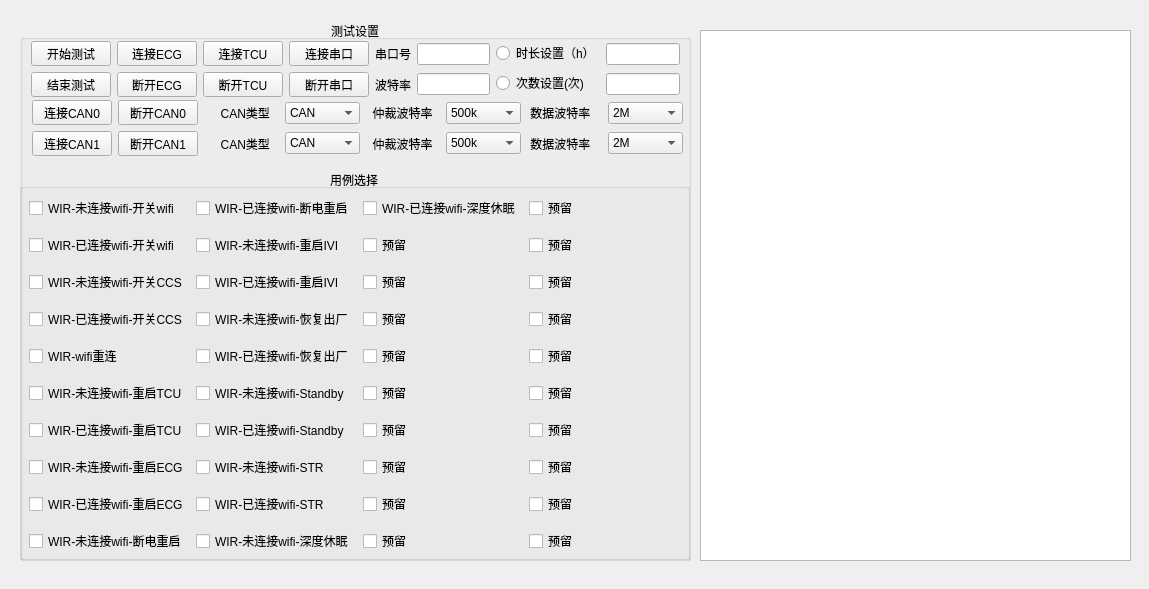
       <widget class="QWidget" name="scrollAreaWidgetContents_2">
        <property name="geometry">
         <rect>
          <x>0</x>
          <y>0</y>
          <width>1149</width>
          <height>589</height>
         </rect>
        </property>
        <widget class="QGroupBox" name="groupBox">
         <property name="geometry">
          <rect>
           <x>20</x>
           <y>20</y>
           <width>671</width>
           <height>541</height>
          </rect>
         </property>
         <property name="title">
          <string>测试设置</string>
         </property>
         <property name="alignment">
          <set>Qt::AlignCenter</set>
         </property>
         <widget class="QGroupBox" name="groupBox_2">
          <property name="geometry">
           <rect>
            <x>-1</x>
            <y>149</y>
            <width>671</width>
            <height>391</height>
           </rect>
          </property>
          <property name="title">
           <string>用例选择</string>
          </property>
          <property name="alignment">
           <set>Qt::AlignCenter</set>
          </property>
          <widget class="QWidget" name="layoutWidget">
           <property name="geometry">
            <rect>
             <x>10</x>
             <y>20</y>
             <width>661</width>
             <height>371</height>
            </rect>
           </property>
           <layout class="QHBoxLayout" name="horizontalLayout">
            <item>
             <layout class="QVBoxLayout" name="verticalLayout_3">
              <item>
               <widget class="QCheckBox" name="checkBox_12">
                <property name="text">
                 <string>WIR-未连接wifi-开关wifi</string>
                </property>
               </widget>
              </item>
              <item>
               <widget class="QCheckBox" name="checkBox_15">
                <property name="text">
                 <string>WIR-已连接wifi-开关wifi</string>
                </property>
               </widget>
              </item>
              <item>
               <widget class="QCheckBox" name="checkBox_13">
                <property name="text">
                 <string>WIR-未连接wifi-开关CCS</string>
                </property>
               </widget>
              </item>
              <item>
               <widget class="QCheckBox" name="checkBox_5">
                <property name="text">
                 <string>WIR-已连接wifi-开关CCS</string>
                </property>
               </widget>
              </item>
              <item>
               <widget class="QCheckBox" name="checkBox_10">
                <property name="text">
                 <string>WIR-wifi重连</string>
                </property>
               </widget>
              </item>
              <item>
               <widget class="QCheckBox" name="checkBox">
                <property name="text">
                 <string>WIR-未连接wifi-重启TCU</string>
                </property>
               </widget>
              </item>
              <item>
               <widget class="QCheckBox" name="checkBox_4">
                <property name="text">
                 <string>WIR-已连接wifi-重启TCU</string>
                </property>
               </widget>
              </item>
              <item>
               <widget class="QCheckBox" name="checkBox_6">
                <property name="text">
                 <string>WIR-未连接wifi-重启ECG</string>
                </property>
               </widget>
              </item>
              <item>
               <widget class="QCheckBox" name="checkBox_9">
                <property name="text">
                 <string>WIR-已连接wifi-重启ECG</string>
                </property>
               </widget>
              </item>
              <item>
               <widget class="QCheckBox" name="checkBox_3">
                <property name="text">
                 <string>WIR-未连接wifi-断电重启</string>
                </property>
               </widget>
              </item>
             </layout>
            </item>
            <item>
             <layout class="QVBoxLayout" name="verticalLayout_4">
              <item>
               <widget class="QCheckBox" name="checkBox_14">
                <property name="text">
                 <string>WIR-已连接wifi-断电重启</string>
                </property>
               </widget>
              </item>
              <item>
               <widget class="QCheckBox" name="checkBox_16">
                <property name="text">
                 <string>WIR-未连接wifi-重启IVI</string>
                </property>
               </widget>
              </item>
              <item>
               <widget class="QCheckBox" name="checkBox_17">
                <property name="text">
                 <string>WIR-已连接wifi-重启IVI</string>
                </property>
               </widget>
              </item>
              <item>
               <widget class="QCheckBox" name="checkBox_7">
                <property name="text">
                 <string>WIR-未连接wifi-恢复出厂</string>
                </property>
               </widget>
              </item>
              <item>
               <widget class="QCheckBox" name="checkBox_11">
                <property name="text">
                 <string>WIR-已连接wifi-恢复出厂</string>
                </property>
               </widget>
              </item>
              <item>
               <widget class="QCheckBox" name="checkBox_2">
                <property name="text">
                 <string>WIR-未连接wifi-Standby</string>
                </property>
               </widget>
              </item>
              <item>
               <widget class="QCheckBox" name="checkBox_8">
                <property name="text">
                 <string>WIR-已连接wifi-Standby</string>
                </property>
               </widget>
              </item>
              <item>
               <widget class="QCheckBox" name="checkBox_18">
                <property name="text">
                 <string>WIR-未连接wifi-STR</string>
                </property>
               </widget>
              </item>
              <item>
               <widget class="QCheckBox" name="checkBox_19">
                <property name="text">
                 <string>WIR-已连接wifi-STR</string>
                </property>
               </widget>
              </item>
              <item>
               <widget class="QCheckBox" name="checkBox_20">
                <property name="text">
                 <string>WIR-未连接wifi-深度休眠</string>
                </property>
               </widget>
              </item>
             </layout>
            </item>
            <item>
             <layout class="QVBoxLayout" name="verticalLayout_5">
              <item>
               <widget class="QCheckBox" name="checkBox_21">
                <property name="text">
                 <string>WIR-已连接wifi-深度休眠</string>
                </property>
               </widget>
              </item>
              <item>
               <widget class="QCheckBox" name="checkBox_22">
                <property name="text">
                 <string>预留</string>
                </property>
               </widget>
              </item>
              <item>
               <widget class="QCheckBox" name="checkBox_23">
                <property name="text">
                 <string>预留</string>
                </property>
               </widget>
              </item>
              <item>
               <widget class="QCheckBox" name="checkBox_24">
                <property name="text">
                 <string>预留</string>
                </property>
               </widget>
              </item>
              <item>
               <widget class="QCheckBox" name="checkBox_25">
                <property name="text">
                 <string>预留</string>
                </property>
               </widget>
              </item>
              <item>
               <widget class="QCheckBox" name="checkBox_26">
                <property name="text">
                 <string>预留</string>
                </property>
               </widget>
              </item>
              <item>
               <widget class="QCheckBox" name="checkBox_27">
                <property name="text">
                 <string>预留</string>
                </property>
               </widget>
              </item>
              <item>
               <widget class="QCheckBox" name="checkBox_28">
                <property name="text">
                 <string>预留</string>
                </property>
               </widget>
              </item>
              <item>
               <widget class="QCheckBox" name="checkBox_29">
                <property name="text">
                 <string>预留</string>
                </property>
               </widget>
              </item>
              <item>
               <widget class="QCheckBox" name="checkBox_30">
                <property name="text">
                 <string>预留</string>
                </property>
               </widget>
              </item>
             </layout>
            </item>
            <item>
             <layout class="QVBoxLayout" name="verticalLayout_6">
              <item>
               <widget class="QCheckBox" name="checkBox_31">
                <property name="text">
                 <string>预留</string>
                </property>
               </widget>
              </item>
              <item>
               <widget class="QCheckBox" name="checkBox_32">
                <property name="text">
                 <string>预留</string>
                </property>
               </widget>
              </item>
              <item>
               <widget class="QCheckBox" name="checkBox_33">
                <property name="text">
                 <string>预留</string>
                </property>
               </widget>
              </item>
              <item>
               <widget class="QCheckBox" name="checkBox_34">
                <property name="text">
                 <string>预留</string>
                </property>
               </widget>
              </item>
              <item>
               <widget class="QCheckBox" name="checkBox_35">
                <property name="text">
                 <string>预留</string>
                </property>
               </widget>
              </item>
              <item>
               <widget class="QCheckBox" name="checkBox_36">
                <property name="text">
                 <string>预留</string>
                </property>
               </widget>
              </item>
              <item>
               <widget class="QCheckBox" name="checkBox_37">
                <property name="text">
                 <string>预留</string>
                </property>
               </widget>
              </item>
              <item>
               <widget class="QCheckBox" name="checkBox_38">
                <property name="text">
                 <string>预留</string>
                </property>
               </widget>
              </item>
              <item>
               <widget class="QCheckBox" name="checkBox_39">
                <property name="text">
                 <string>预留</string>
                </property>
               </widget>
              </item>
              <item>
               <widget class="QCheckBox" name="checkBox_40">
                <property name="text">
                 <string>预留</string>
                </property>
               </widget>
              </item>
             </layout>
            </item>
           </layout>
          </widget>
         </widget>
         <widget class="QWidget" name="layoutWidget">
          <property name="geometry">
           <rect>
            <x>11</x>
            <y>21</y>
            <width>649</width>
            <height>56</height>
           </rect>
          </property>
          <layout class="QHBoxLayout" name="horizontalLayout_2">
           <item>
            <layout class="QVBoxLayout" name="verticalLayout_7">
             <item>
              <widget class="QPushButton" name="pushButton_5">
               <property name="text">
                <string>开始测试</string>
               </property>
              </widget>
             </item>
             <item>
              <widget class="QPushButton" name="pushButton_6">
               <property name="text">
                <string>结束测试</string>
               </property>
              </widget>
             </item>
            </layout>
           </item>
           <item>
            <layout class="QVBoxLayout" name="verticalLayout_10">
             <item>
              <widget class="QPushButton" name="pushButton_7">
               <property name="text">
                <string>连接ECG</string>
               </property>
              </widget>
             </item>
             <item>
              <widget class="QPushButton" name="pushButton_16">
               <property name="text">
                <string>断开ECG</string>
               </property>
              </widget>
             </item>
            </layout>
           </item>
           <item>
            <layout class="QVBoxLayout" name="verticalLayout_11">
             <item>
              <widget class="QPushButton" name="pushButton_8">
               <property name="text">
                <string>连接TCU</string>
               </property>
              </widget>
             </item>
             <item>
              <widget class="QPushButton" name="pushButton_17">
               <property name="text">
                <string>断开TCU</string>
               </property>
              </widget>
             </item>
            </layout>
           </item>
           <item>
            <layout class="QVBoxLayout" name="verticalLayout_14">
             <item>
              <widget class="QPushButton" name="pushButton_20">
               <property name="text">
                <string>连接串口</string>
               </property>
              </widget>
             </item>
             <item>
              <widget class="QPushButton" name="pushButton_21">
               <property name="text">
                <string>断开串口</string>
               </property>
              </widget>
             </item>
            </layout>
           </item>
           <item>
            <layout class="QVBoxLayout" name="verticalLayout_13">
             <item>
              <widget class="QLabel" name="label_56">
               <property name="text">
                <string>串口号</string>
               </property>
              </widget>
             </item>
             <item>
              <widget class="QLabel" name="label_57">
               <property name="text">
                <string>波特率</string>
               </property>
              </widget>
             </item>
            </layout>
           </item>
           <item>
            <layout class="QVBoxLayout" name="verticalLayout_12">
             <item>
              <widget class="QLineEdit" name="lineEdit_4"/>
             </item>
             <item>
              <widget class="QLineEdit" name="lineEdit_5"/>
             </item>
            </layout>
           </item>
           <item>
            <layout class="QVBoxLayout" name="verticalLayout_9">
             <item>
              <widget class="QRadioButton" name="radioButton">
               <property name="text">
                <string>时长设置（h）</string>
               </property>
              </widget>
             </item>
             <item>
              <widget class="QRadioButton" name="radioButton_2">
               <property name="text">
                <string>次数设置(次)</string>
               </property>
              </widget>
             </item>
            </layout>
           </item>
           <item>
            <layout class="QVBoxLayout" name="verticalLayout_8">
             <item>
              <widget class="QLineEdit" name="lineEdit_2"/>
             </item>
             <item>
              <widget class="QLineEdit" name="lineEdit"/>
             </item>
            </layout>
           </item>
          </layout>
         </widget>
         <widget class="QWidget" name="layoutWidget">
          <property name="geometry">
           <rect>
            <x>12</x>
            <y>80</y>
            <width>651</width>
            <height>56</height>
           </rect>
          </property>
          <layout class="QHBoxLayout" name="horizontalLayout_3">
           <item>
            <layout class="QVBoxLayout" name="verticalLayout_15">
             <item>
              <widget class="QPushButton" name="pushButton_13">
               <property name="text">
                <string>连接CAN0</string>
               </property>
              </widget>
             </item>
             <item>
              <widget class="QPushButton" name="pushButton_19">
               <property name="text">
                <string>连接CAN1</string>
               </property>
              </widget>
             </item>
            </layout>
           </item>
           <item>
            <layout class="QVBoxLayout" name="verticalLayout_16">
             <item>
              <widget class="QPushButton" name="pushButton_18">
               <property name="text">
                <string>断开CAN0</string>
               </property>
              </widget>
             </item>
             <item>
              <widget class="QPushButton" name="pushButton_15">
               <property name="text">
                <string>断开CAN1</string>
               </property>
              </widget>
             </item>
            </layout>
           </item>
           <item>
            <layout class="QVBoxLayout" name="verticalLayout_17">
             <item>
              <widget class="QLabel" name="label_2">
               <property name="text">
                <string>     CAN类型</string>
               </property>
              </widget>
             </item>
             <item>
              <widget class="QLabel" name="label_3">
               <property name="text">
                <string>     CAN类型</string>
               </property>
              </widget>
             </item>
            </layout>
           </item>
           <item>
            <layout class="QVBoxLayout" name="verticalLayout_18">
             <item>
              <widget class="QComboBox" name="comboBox">
               <item>
                <property name="text">
                 <string>CAN</string>
                </property>
               </item>
               <item>
                <property name="text">
                 <string>CANFD</string>
                </property>
               </item>
              </widget>
             </item>
             <item>
              <widget class="QComboBox" name="comboBox_2">
               <item>
                <property name="text">
                 <string>CAN</string>
                </property>
               </item>
               <item>
                <property name="text">
                 <string>CANFD</string>
                </property>
               </item>
              </widget>
             </item>
            </layout>
           </item>
           <item>
            <layout class="QVBoxLayout" name="verticalLayout_19">
             <item>
              <widget class="QLabel" name="label_53">
               <property name="text">
                <string>  仲裁波特率</string>
               </property>
              </widget>
             </item>
             <item>
              <widget class="QLabel" name="label_54">
               <property name="text">
                <string>  仲裁波特率</string>
               </property>
              </widget>
             </item>
            </layout>
           </item>
           <item>
            <layout class="QVBoxLayout" name="verticalLayout_20">
             <item>
              <widget class="QComboBox" name="comboBox_8">
               <item>
                <property name="text">
                 <string>500k</string>
                </property>
               </item>
               <item>
                <property name="text">
                 <string>250k</string>
                </property>
               </item>
              </widget>
             </item>
             <item>
              <widget class="QComboBox" name="comboBox_7">
               <item>
                <property name="text">
                 <string>500k</string>
                </property>
               </item>
               <item>
                <property name="text">
                 <string>250k</string>
                </property>
               </item>
              </widget>
             </item>
            </layout>
           </item>
           <item>
            <layout class="QVBoxLayout" name="verticalLayout_21">
             <item>
              <widget class="QLabel" name="label_52">
               <property name="text">
                <string> 数据波特率</string>
               </property>
              </widget>
             </item>
             <item>
              <widget class="QLabel" name="label_55">
               <property name="text">
                <string> 数据波特率</string>
               </property>
              </widget>
             </item>
            </layout>
           </item>
           <item>
            <layout class="QVBoxLayout" name="verticalLayout_22">
             <item>
              <widget class="QComboBox" name="comboBox_6">
               <item>
                <property name="text">
                 <string>2M</string>
                </property>
               </item>
               <item>
                <property name="text">
                 <string>1M</string>
                </property>
               </item>
              </widget>
             </item>
             <item>
              <widget class="QComboBox" name="comboBox_5">
               <item>
                <property name="text">
                 <string>2M</string>
                </property>
               </item>
               <item>
                <property name="text">
                 <string>1M</string>
                </property>
               </item>
              </widget>
             </item>
            </layout>
           </item>
          </layout>
         </widget>
        </widget>
        <widget class="QListWidget" name="listWidget">
         <property name="geometry">
          <rect>
           <x>700</x>
           <y>30</y>
           <width>431</width>
           <height>531</height>
          </rect>
         </property>
         <property name="maximumSize">
          <size>
           <width>16777215</width>
           <height>541</height>
          </size>
         </property>
        </widget>
       </widget>
